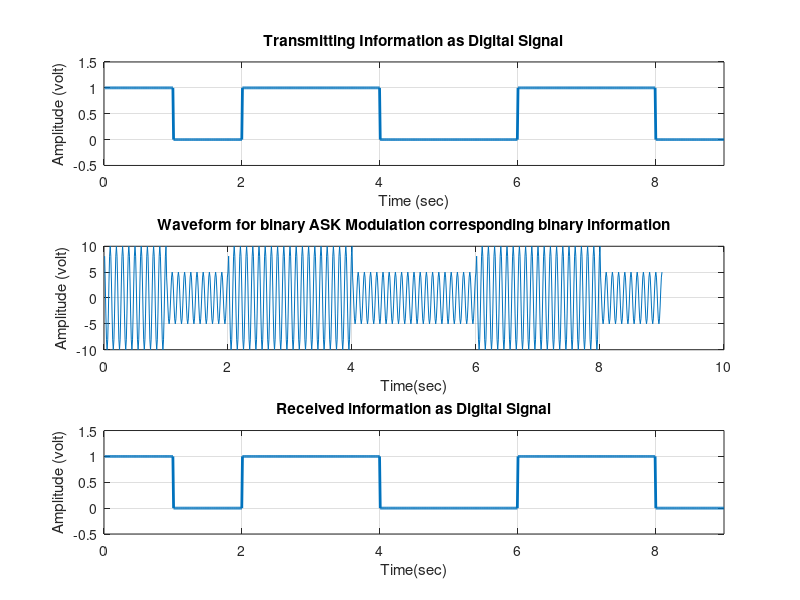

Source code (MATLAB):
%ASK ........................................
clc;
clear all;
close all;
N=9;
x=[1 0 1 1 0 0 1 1 0];
disp('Binary Information at transmitter');
disp(x);

bit=[];
for n=1:N
    for xx=1:100
        se(xx)=x(n);
    end
    bit=[bit se];
end
t1=0.01:0.01:length(x);
subplot(3,1,1)
plot(t1,bit,'linewidth',2);
grid on;
axis([0 length(x) -0.5 1.5]);
ylabel('Amplitude (volt)');
xlabel('Time (sec)');
title('Transmitting Information as Digital Signal');


%Binary ASK Modulation
A1=10;
A2=5;
f=10;
t2=0.01:0.01:1;
%ss=length(t2);
ask=[];
for i=1:N
    if x(i)==1
        y=A1*cos(2*pi*f*t2);
    else
        y=A2*cos(2*pi*f*t2);
    end                                                                                                                                                                                                                                                                                                                                                                                                                                                                                                                                                                                                                                                                                                                                                                                                                                                                                                                                                   
    ask=[ask y];
end
t3=0.01:0.01:N;
subplot(3,1,2)
plot(t3,ask);
%axis([0, .1, -11, 11]);
grid on;
xlabel('Time(sec)');
ylabel('Amplitude (volt)');
title('Waveform for binary ASK Modulation corresponding binary information');


%Binary ASK Demodulation
mn=[];
for n=1:length(x)
    t=0.01:0.01:1;
    y=cos(2*pi*f*t);
    mm=y.*ask(100*(n-0.99):100*n);
    z=trapz(t,mm);
    disp(z);
    zz=round((2*z));
    if(zz>7.5)
        a=1;
    else
        a=0;
    end
    mn=[mn a];
end
disp('Binary Information at Receiver');
disp(mn);



%Represntation of Binary data into Digital signal
bit=[];
for n=1:length(mn)
    for jj=1:100
        se(jj)=mn(n);
    end
    bit=[bit se];
end
t4=.01:.01:N;
subplot(3,1,3)
plot(t4,bit,'linewidth',2);
grid on;
axis([0 length(mn) -0.5 1.5]);
xlabel('Time(sec)');
ylabel('Amplitude (volt)');
title('Received information as Digital Signal');
